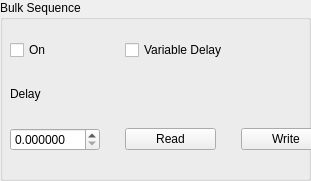
      <widget class="QGroupBox" name="gbAcqNormBulk">
       <property name="enabled">
        <bool>true</bool>
       </property>
       <property name="geometry">
        <rect>
         <x>480</x>
         <y>610</y>
         <width>311</width>
         <height>181</height>
        </rect>
       </property>
       <property name="title">
        <string>Bulk Sequence</string>
       </property>
       <widget class="QWidget" name="layoutWidget">
        <property name="geometry">
         <rect>
          <x>10</x>
          <y>40</y>
          <width>321</width>
          <height>111</height>
         </rect>
        </property>
        <layout class="QGridLayout" name="gridLayout_26">
         <property name="horizontalSpacing">
          <number>25</number>
         </property>
         <property name="verticalSpacing">
          <number>15</number>
         </property>
         <item row="0" column="0">
          <widget class="QCheckBox" name="cbAcqNormBulkOnOff">
           <property name="text">
            <string>On</string>
           </property>
          </widget>
         </item>
         <item row="0" column="1" colspan="2">
          <widget class="QCheckBox" name="cbAcqNormBulkVarDelay">
           <property name="text">
            <string>Variable Delay</string>
           </property>
          </widget>
         </item>
         <item row="1" column="0">
          <widget class="QLabel" name="label_10">
           <property name="text">
            <string>Delay</string>
           </property>
          </widget>
         </item>
         <item row="2" column="0">
          <widget class="QDoubleSpinBox" name="spinAcqNormVarDelay">
           <property name="decimals">
            <number>6</number>
           </property>
          </widget>
         </item>
         <item row="2" column="1">
          <widget class="QPushButton" name="btnAcqSeqDelayRead">
           <property name="text">
            <string>Read</string>
           </property>
          </widget>
         </item>
         <item row="2" column="2">
          <widget class="QPushButton" name="btnAcqSeqDelayWrite">
           <property name="text">
            <string>Write</string>
           </property>
          </widget>
         </item>
        </layout>
       </widget>
      </widget>
